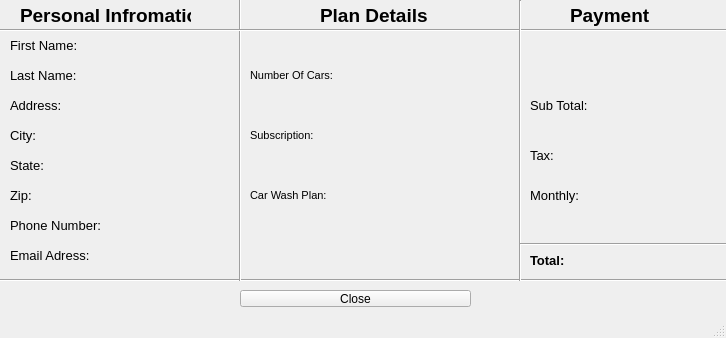
<?xml version="1.0" encoding="UTF-8"?>
<ui version="4.0">
 <class>OutputWindow</class>
 <widget class="QMainWindow" name="OutputWindow">
  <property name="geometry">
   <rect>
    <x>0</x>
    <y>0</y>
    <width>726</width>
    <height>338</height>
   </rect>
  </property>
  <property name="windowTitle">
   <string>MainWindow</string>
  </property>
  <widget class="QWidget" name="centralwidget">
   <widget class="QLabel" name="LastName">
    <property name="geometry">
     <rect>
      <x>10</x>
      <y>50</y>
      <width>121</width>
      <height>51</height>
     </rect>
    </property>
    <property name="font">
     <font>
      <pointsize>10</pointsize>
     </font>
    </property>
    <property name="text">
     <string>Last Name:</string>
    </property>
   </widget>
   <widget class="QLabel" name="State">
    <property name="geometry">
     <rect>
      <x>10</x>
      <y>140</y>
      <width>121</width>
      <height>51</height>
     </rect>
    </property>
    <property name="font">
     <font>
      <pointsize>10</pointsize>
     </font>
    </property>
    <property name="text">
     <string>State:</string>
    </property>
   </widget>
   <widget class="QLabel" name="Ziptxt">
    <property name="geometry">
     <rect>
      <x>10</x>
      <y>170</y>
      <width>211</width>
      <height>51</height>
     </rect>
    </property>
    <property name="font">
     <font>
      <pointsize>10</pointsize>
     </font>
    </property>
    <property name="text">
     <string>Zip:</string>
    </property>
   </widget>
   <widget class="QLabel" name="Email">
    <property name="geometry">
     <rect>
      <x>10</x>
      <y>230</y>
      <width>121</width>
      <height>51</height>
     </rect>
    </property>
    <property name="font">
     <font>
      <pointsize>10</pointsize>
     </font>
    </property>
    <property name="text">
     <string>Email Adress:</string>
    </property>
   </widget>
   <widget class="QLabel" name="FirstName">
    <property name="geometry">
     <rect>
      <x>10</x>
      <y>20</y>
      <width>121</width>
      <height>51</height>
     </rect>
    </property>
    <property name="font">
     <font>
      <pointsize>10</pointsize>
     </font>
    </property>
    <property name="text">
     <string>First Name:</string>
    </property>
   </widget>
   <widget class="QLabel" name="Adress">
    <property name="geometry">
     <rect>
      <x>10</x>
      <y>80</y>
      <width>221</width>
      <height>51</height>
     </rect>
    </property>
    <property name="font">
     <font>
      <pointsize>10</pointsize>
     </font>
    </property>
    <property name="text">
     <string>Address:</string>
    </property>
   </widget>
   <widget class="QLabel" name="Phone">
    <property name="geometry">
     <rect>
      <x>10</x>
      <y>200</y>
      <width>121</width>
      <height>51</height>
     </rect>
    </property>
    <property name="font">
     <font>
      <pointsize>10</pointsize>
     </font>
    </property>
    <property name="text">
     <string>Phone Number:</string>
    </property>
   </widget>
   <widget class="QLabel" name="label_5">
    <property name="geometry">
     <rect>
      <x>10</x>
      <y>110</y>
      <width>121</width>
      <height>51</height>
     </rect>
    </property>
    <property name="font">
     <font>
      <pointsize>10</pointsize>
     </font>
    </property>
    <property name="text">
     <string>City:</string>
    </property>
   </widget>
   <widget class="Line" name="line">
    <property name="geometry">
     <rect>
      <x>-3</x>
      <y>270</y>
      <width>851</width>
      <height>20</height>
     </rect>
    </property>
    <property name="orientation">
     <enum>Qt::Horizontal</enum>
    </property>
   </widget>
   <widget class="Line" name="line_2">
    <property name="geometry">
     <rect>
      <x>230</x>
      <y>-10</y>
      <width>20</width>
      <height>291</height>
     </rect>
    </property>
    <property name="orientation">
     <enum>Qt::Vertical</enum>
    </property>
   </widget>
   <widget class="Line" name="line_3">
    <property name="geometry">
     <rect>
      <x>-10</x>
      <y>20</y>
      <width>851</width>
      <height>20</height>
     </rect>
    </property>
    <property name="orientation">
     <enum>Qt::Horizontal</enum>
    </property>
   </widget>
   <widget class="Line" name="line_4">
    <property name="geometry">
     <rect>
      <x>510</x>
      <y>0</y>
      <width>20</width>
      <height>281</height>
     </rect>
    </property>
    <property name="orientation">
     <enum>Qt::Vertical</enum>
    </property>
   </widget>
   <widget class="QLabel" name="Title">
    <property name="geometry">
     <rect>
      <x>20</x>
      <y>-10</y>
      <width>171</width>
      <height>51</height>
     </rect>
    </property>
    <property name="font">
     <font>
      <pointsize>14</pointsize>
      <weight>75</weight>
      <bold>true</bold>
     </font>
    </property>
    <property name="text">
     <string>Personal Infromation</string>
    </property>
   </widget>
   <widget class="QLabel" name="Title_2">
    <property name="geometry">
     <rect>
      <x>320</x>
      <y>-10</y>
      <width>171</width>
      <height>51</height>
     </rect>
    </property>
    <property name="font">
     <font>
      <pointsize>14</pointsize>
      <weight>75</weight>
      <bold>true</bold>
     </font>
    </property>
    <property name="text">
     <string>Plan Details</string>
    </property>
   </widget>
   <widget class="QLabel" name="Title_3">
    <property name="geometry">
     <rect>
      <x>570</x>
      <y>-10</y>
      <width>171</width>
      <height>51</height>
     </rect>
    </property>
    <property name="font">
     <font>
      <pointsize>14</pointsize>
      <weight>75</weight>
      <bold>true</bold>
     </font>
    </property>
    <property name="text">
     <string>Payment</string>
    </property>
   </widget>
   <widget class="QLabel" name="NumOfCars">
    <property name="geometry">
     <rect>
      <x>250</x>
      <y>50</y>
      <width>121</width>
      <height>51</height>
     </rect>
    </property>
    <property name="font">
     <font>
      <pointsize>8</pointsize>
     </font>
    </property>
    <property name="text">
     <string>Number Of Cars:</string>
    </property>
   </widget>
   <widget class="QLabel" name="CarPlan">
    <property name="geometry">
     <rect>
      <x>250</x>
      <y>170</y>
      <width>121</width>
      <height>51</height>
     </rect>
    </property>
    <property name="font">
     <font>
      <pointsize>8</pointsize>
     </font>
    </property>
    <property name="text">
     <string>Car Wash Plan: </string>
    </property>
   </widget>
   <widget class="Line" name="line_5">
    <property name="geometry">
     <rect>
      <x>520</x>
      <y>219</y>
      <width>211</width>
      <height>51</height>
     </rect>
    </property>
    <property name="orientation">
     <enum>Qt::Horizontal</enum>
    </property>
   </widget>
   <widget class="QLabel" name="SubTotal">
    <property name="geometry">
     <rect>
      <x>530</x>
      <y>80</y>
      <width>121</width>
      <height>51</height>
     </rect>
    </property>
    <property name="font">
     <font>
      <pointsize>10</pointsize>
     </font>
    </property>
    <property name="text">
     <string>Sub Total:</string>
    </property>
   </widget>
   <widget class="QLabel" name="Tax">
    <property name="geometry">
     <rect>
      <x>530</x>
      <y>130</y>
      <width>121</width>
      <height>51</height>
     </rect>
    </property>
    <property name="font">
     <font>
      <pointsize>10</pointsize>
     </font>
    </property>
    <property name="text">
     <string>Tax:</string>
    </property>
   </widget>
   <widget class="QLabel" name="TotalDue">
    <property name="geometry">
     <rect>
      <x>530</x>
      <y>230</y>
      <width>121</width>
      <height>61</height>
     </rect>
    </property>
    <property name="font">
     <font>
      <pointsize>10</pointsize>
      <weight>75</weight>
      <bold>true</bold>
     </font>
    </property>
    <property name="text">
     <string>Total:</string>
    </property>
   </widget>
   <widget class="QLabel" name="PayPlan">
    <property name="geometry">
     <rect>
      <x>250</x>
      <y>110</y>
      <width>121</width>
      <height>51</height>
     </rect>
    </property>
    <property name="font">
     <font>
      <pointsize>8</pointsize>
     </font>
    </property>
    <property name="text">
     <string>Subscription:</string>
    </property>
   </widget>
   <widget class="QPushButton" name="ClosepushButton">
    <property name="geometry">
     <rect>
      <x>240</x>
      <y>290</y>
      <width>231</width>
      <height>17</height>
     </rect>
    </property>
    <property name="text">
     <string>Close</string>
    </property>
   </widget>
   <widget class="QLabel" name="Monthly">
    <property name="geometry">
     <rect>
      <x>530</x>
      <y>170</y>
      <width>121</width>
      <height>51</height>
     </rect>
    </property>
    <property name="font">
     <font>
      <pointsize>10</pointsize>
     </font>
    </property>
    <property name="text">
     <string>Monthly:</string>
    </property>
   </widget>
  </widget>
  <widget class="QStatusBar" name="statusbar"/>
 </widget>
 <resources/>
 <connections/>
</ui>
